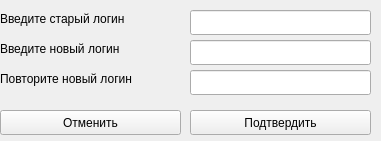
   <widget class="QWidget" name="widget_4" native="true">
    <property name="geometry">
     <rect>
      <x>310</x>
      <y>140</y>
      <width>381</width>
      <height>141</height>
     </rect>
    </property>
    <property name="autoFillBackground">
     <bool>true</bool>
    </property>
    <widget class="QPushButton" name="pushButton_16">
     <property name="geometry">
      <rect>
       <x>190</x>
       <y>110</y>
       <width>181</width>
       <height>25</height>
      </rect>
     </property>
     <property name="cursor">
      <cursorShape>PointingHandCursor</cursorShape>
     </property>
     <property name="text">
      <string>Подтвердить</string>
     </property>
    </widget>
    <widget class="QPushButton" name="pushButton_17">
     <property name="geometry">
      <rect>
       <x>0</x>
       <y>110</y>
       <width>181</width>
       <height>25</height>
      </rect>
     </property>
     <property name="cursor">
      <cursorShape>PointingHandCursor</cursorShape>
     </property>
     <property name="text">
      <string>Отменить</string>
     </property>
    </widget>
    <widget class="QLabel" name="label_7">
     <property name="geometry">
      <rect>
       <x>0</x>
       <y>10</y>
       <width>181</width>
       <height>17</height>
      </rect>
     </property>
     <property name="text">
      <string>Введите старый логин</string>
     </property>
    </widget>
    <widget class="QLabel" name="label_40">
     <property name="geometry">
      <rect>
       <x>0</x>
       <y>70</y>
       <width>191</width>
       <height>17</height>
      </rect>
     </property>
     <property name="text">
      <string>Повторите новый логин</string>
     </property>
    </widget>
    <widget class="QLineEdit" name="lineEdit_13">
     <property name="geometry">
      <rect>
       <x>190</x>
       <y>40</y>
       <width>181</width>
       <height>25</height>
      </rect>
     </property>
    </widget>
    <widget class="QLabel" name="label_41">
     <property name="geometry">
      <rect>
       <x>0</x>
       <y>40</y>
       <width>171</width>
       <height>17</height>
      </rect>
     </property>
     <property name="text">
      <string>Введите новый логин</string>
     </property>
    </widget>
    <widget class="QLineEdit" name="lineEdit_14">
     <property name="geometry">
      <rect>
       <x>190</x>
       <y>70</y>
       <width>181</width>
       <height>25</height>
      </rect>
     </property>
    </widget>
    <widget class="QLineEdit" name="lineEdit_15">
     <property name="geometry">
      <rect>
       <x>190</x>
       <y>10</y>
       <width>181</width>
       <height>25</height>
      </rect>
     </property>
    </widget>
   </widget>
